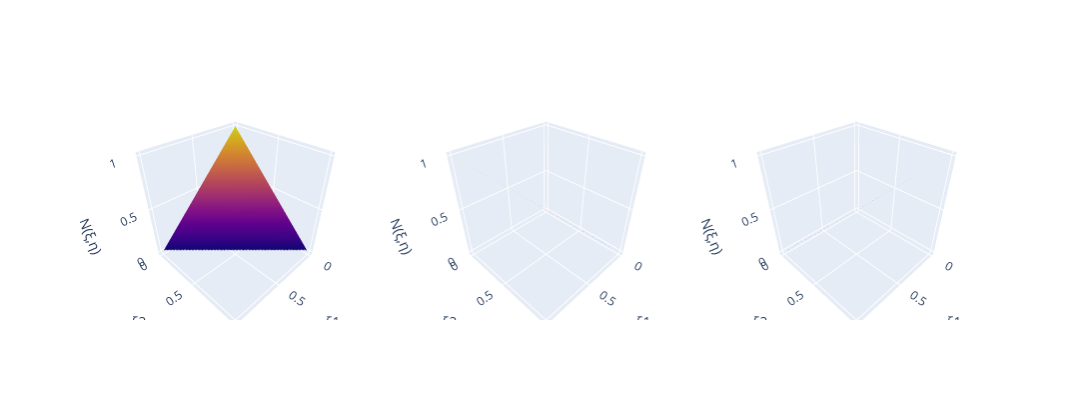

The notebook cell this image was saved under:
### Markdown cell above
## Shape functions of a triangle element

### Code cell
# Define a triangle element
tria = Tria1()

# Define the domain
x1 = torch.linspace(0, 1, steps=100)
x2 = torch.linspace(0, 1, steps=100)
x = torch.stack(torch.meshgrid(x1, x2, indexing="xy"), dim=2)
mask = x[..., 0] + x[..., 1] > 1.0
x[mask, :] = torch.nan

# Plot the shape functions
fig = make_subplots(
    rows=1,
    cols=3,
    horizontal_spacing=0.0,
    vertical_spacing=0.0,
    specs=[
        [{"type": "surface"}, {"type": "surface"}, {"type": "surface"}],
    ],
)
fig.add_trace(go.Surface(z=tria.N(x)[..., 0], x=x1, y=x2), row=1, col=1)
fig.add_trace(go.Surface(z=tria.N(x)[..., 1], x=x1, y=x2), row=1, col=2)
fig.add_trace(go.Surface(z=tria.N(x)[..., 2], x=x1, y=x2), row=1, col=3)
fig.update_traces(showscale=False)
fig.update_layout(autosize=False, width=1200, height=400)
fig.update_scenes(
    xaxis_title_text="ξ1", yaxis_title_text="ξ2", zaxis_title_text="N(ξ,η)"
)
fig.show()
